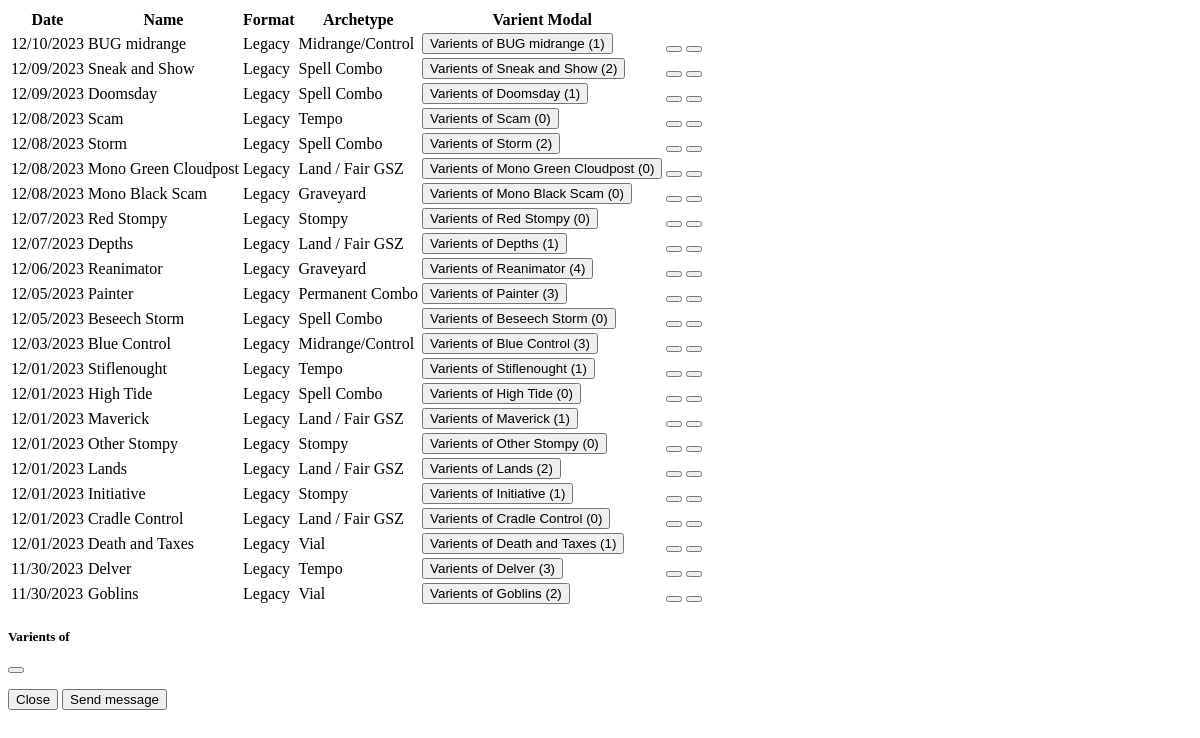
/decks_table, run on an earlier commit of the app's database.
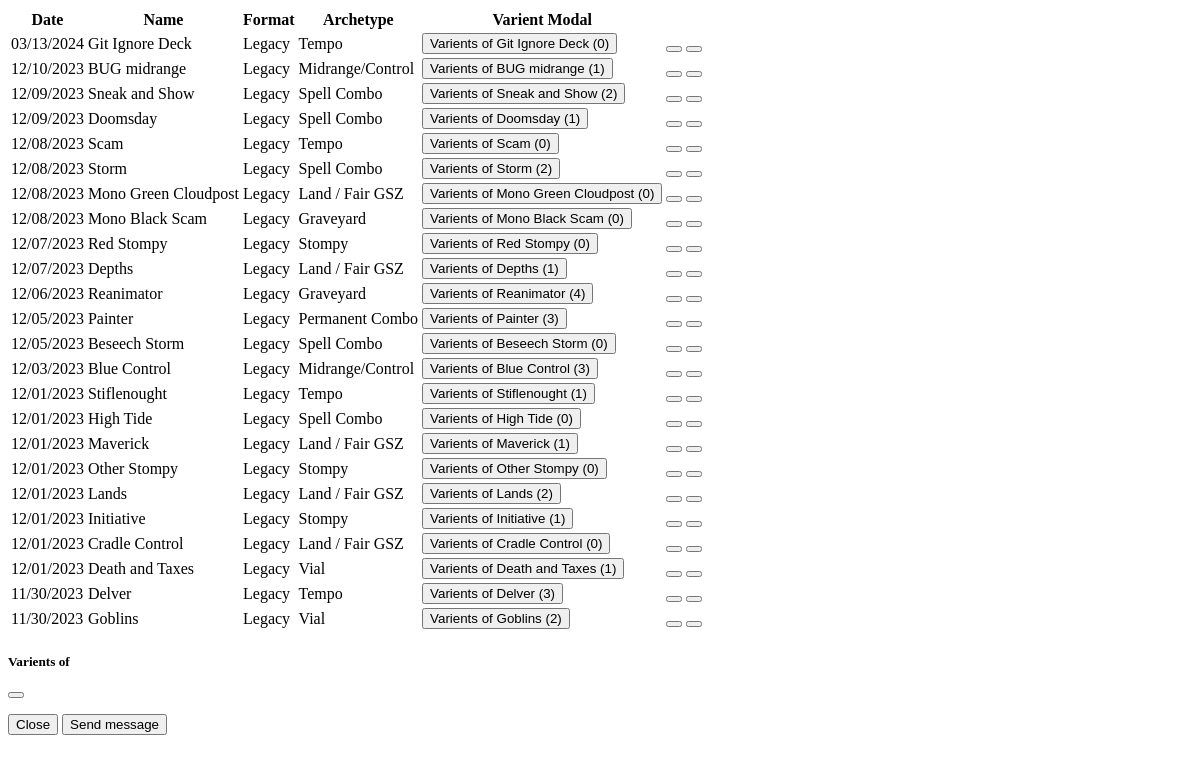
And on a later commit of the database.
### core/models.py (models this page shows, shortened)
class Deck(models.Model):
    name = models.CharField(verbose_name="deck name", max_length=25)
    mtgFormat = models.ForeignKey(MtgFormat, null=True, on_delete=models.CASCADE)
    archetype = models.ForeignKey(Archetype, null=True, on_delete=models.CASCADE)
    dateCreated = models.DateTimeField(default=timezone.now)

class MtgFormat(models.Model):
    name = models.CharField(max_length=200)
    def __str__(self):
        return self.name

class Archetype(models.Model):
    name = models.CharField(verbose_name="Archetype", max_length=40)
    mtgFormat = models.ForeignKey(MtgFormat, null=True, on_delete=models.CASCADE)
    def __str__(self):
        return str(self.name)

### core/views.py (the view)
# urls.py: path('decks_table', views.decks_table, name='decks_table'),
def decks_table(request):
    decks_list = Deck.objects.all().order_by('-dateCreated')
    context = {
        "decks": decks_list
    }
    return render(request, 'core/partials/decks/decks_table.html', context)

### core/templates/core/partials/decks/decks_table.html (shortened to what this page needs)
{% load static %}
<table class="table table-hover stable">
    <thead>
        <th>Date </th>
        <th>Name </th>
        <th>Format </th>
        <th>Archetype </th>
        <th>Varient Modal </th>
        <th></th>
    </thead>
    <tbody>
        {% for deck in decks %}
            <tr>
                <td>{{ deck.dateCreated|date:"SHORT_DATE_FORMAT" }}</td>
                <td>{{ deck.name }}</td>
                <td>{{ deck.mtgFormat }}</td>
                <td>{{ deck.archetype }}</td>
                <td>
                    <button hx-get="{% url 'flavorModal' deck.pk %}" hx-target="#vformModal" hx-trigger="click" data-bs-toggle="modal" data-bs-target="#vformModal" data-bs-whatever="{{deck.name}}" class="btn btn-primary">Varients of {{deck.name}} ({{ deck.flavors.count|add:"-1" }})</button>
                </td>
                <td>
                    <button class='btn' hx-get="{% url 'edit_deck' deck.pk %}" hx-target="closest tr" hx-swap="outerHTML"></svg></button>
                    <button class='btn' hx-confirm='Are you Sure?' hx-target="closest tr" hx-swap="outerHTML swap:1s" hx-delete="{% url 'delete_deck' deck.pk %}"></button>
                </td>
            </tr>
        {% endfor %}
    </tbody>
</table>
<div class="modal fade" id="vformModal" tabindex="-1">
  <div class="modal-dialog">
    <div class="modal-content">
      <div class="modal-header">
        <h5 class="modal-title" id="exampleModalLabel">Varients of</h5>
        <button type="button" class="btn-close" data-bs-dismiss="modal" aria-label="Close"></button>
      </div>
      <div class="modal-footer">
        <button type="button" class="btn btn-secondary" data-bs-dismiss="modal">Close</button>
        <button type="button" class="btn btn-primary">Send message</button>
      </div>
    </div>
  </div>
</div>

What changed in the data, as far as the page shows it:
added Deck: dateCreated "03/13/2024", name "Git Ignore Deck", mtgFormat "Legacy", archetype "Tempo", flavors.count|add "0"
